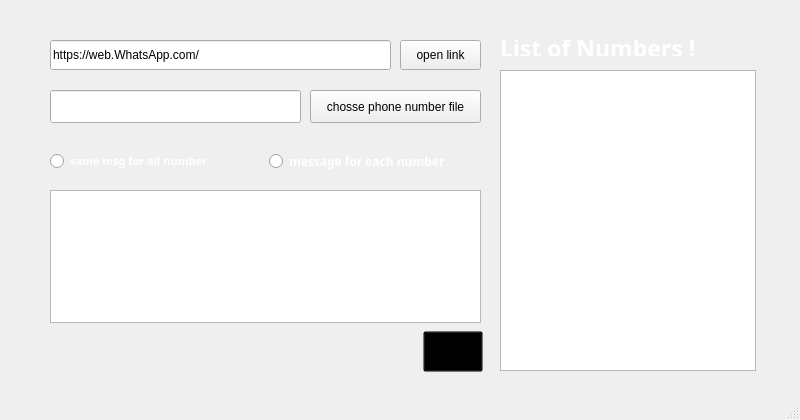
<?xml version="1.0" encoding="UTF-8"?>
<ui version="4.0">
 <class>MainWindow</class>
 <widget class="QMainWindow" name="MainWindow">
  <property name="geometry">
   <rect>
    <x>0</x>
    <y>0</y>
    <width>800</width>
    <height>420</height>
   </rect>
  </property>
  <property name="minimumSize">
   <size>
    <width>800</width>
    <height>420</height>
   </size>
  </property>
  <property name="maximumSize">
   <size>
    <width>800</width>
    <height>400</height>
   </size>
  </property>
  <property name="windowTitle">
   <string>Whatsapp-Sender</string>
  </property>
  <property name="windowIcon">
   <iconset>
    <normaloff>icons8_whatsapp_96px.png</normaloff>icons8_whatsapp_96px.png</iconset>
  </property>
  <property name="autoFillBackground">
   <bool>false</bool>
  </property>
  <property name="animated">
   <bool>false</bool>
  </property>
  <property name="documentMode">
   <bool>false</bool>
  </property>
  <property name="dockNestingEnabled">
   <bool>false</bool>
  </property>
  <property name="dockOptions">
   <set>QMainWindow::AllowTabbedDocks</set>
  </property>
  <widget class="QWidget" name="centralwidget">
   <property name="autoFillBackground">
    <bool>false</bool>
   </property>
   <widget class="QRadioButton" name="radio2">
    <property name="geometry">
     <rect>
      <x>269</x>
      <y>150</y>
      <width>221</width>
      <height>22</height>
     </rect>
    </property>
    <property name="font">
     <font>
      <family>MS Reference Sans Serif</family>
      <weight>75</weight>
      <bold>true</bold>
     </font>
    </property>
    <property name="styleSheet">
     <string notr="true">color:white</string>
    </property>
    <property name="text">
     <string>message for each number</string>
    </property>
   </widget>
   <widget class="QRadioButton" name="radio1">
    <property name="geometry">
     <rect>
      <x>50</x>
      <y>150</y>
      <width>221</width>
      <height>22</height>
     </rect>
    </property>
    <property name="font">
     <font>
      <family>MS Reference Sans Serif</family>
      <pointsize>8</pointsize>
      <weight>75</weight>
      <bold>true</bold>
     </font>
    </property>
    <property name="styleSheet">
     <string notr="true">color:white</string>
    </property>
    <property name="text">
     <string>same msg for all number</string>
    </property>
    <property name="checkable">
     <bool>true</bool>
    </property>
    <property name="checked">
     <bool>false</bool>
    </property>
   </widget>
   <widget class="QPlainTextEdit" name="msgarea">
    <property name="geometry">
     <rect>
      <x>50</x>
      <y>190</y>
      <width>431</width>
      <height>133</height>
     </rect>
    </property>
   </widget>
   <widget class="QPushButton" name="browse">
    <property name="geometry">
     <rect>
      <x>310</x>
      <y>90</y>
      <width>171</width>
      <height>33</height>
     </rect>
    </property>
    <property name="text">
     <string>chosse phone number file</string>
    </property>
   </widget>
   <widget class="QLineEdit" name="saveLocation">
    <property name="geometry">
     <rect>
      <x>50</x>
      <y>90</y>
      <width>251</width>
      <height>33</height>
     </rect>
    </property>
   </widget>
   <widget class="QLineEdit" name="link">
    <property name="geometry">
     <rect>
      <x>50</x>
      <y>40</y>
      <width>341</width>
      <height>30</height>
     </rect>
    </property>
    <property name="text">
     <string>https://web.WhatsApp.com/</string>
    </property>
   </widget>
   <widget class="QPushButton" name="openlink">
    <property name="geometry">
     <rect>
      <x>400</x>
      <y>40</y>
      <width>81</width>
      <height>30</height>
     </rect>
    </property>
    <property name="text">
     <string>open link</string>
    </property>
   </widget>
   <widget class="QListWidget" name="phoneList">
    <property name="geometry">
     <rect>
      <x>500</x>
      <y>70</y>
      <width>256</width>
      <height>301</height>
     </rect>
    </property>
    <property name="autoFillBackground">
     <bool>false</bool>
    </property>
    <property name="frameShape">
     <enum>QFrame::StyledPanel</enum>
    </property>
    <property name="tabKeyNavigation">
     <bool>false</bool>
    </property>
    <property name="dragEnabled">
     <bool>false</bool>
    </property>
    <property name="dragDropOverwriteMode">
     <bool>true</bool>
    </property>
    <property name="alternatingRowColors">
     <bool>true</bool>
    </property>
    <property name="selectionMode">
     <enum>QAbstractItemView::SingleSelection</enum>
    </property>
    <property name="selectionBehavior">
     <enum>QAbstractItemView::SelectItems</enum>
    </property>
    <property name="textElideMode">
     <enum>Qt::ElideRight</enum>
    </property>
    <property name="verticalScrollMode">
     <enum>QAbstractItemView::ScrollPerItem</enum>
    </property>
    <property name="movement">
     <enum>QListView::Static</enum>
    </property>
    <property name="isWrapping" stdset="0">
     <bool>false</bool>
    </property>
    <property name="viewMode">
     <enum>QListView::ListMode</enum>
    </property>
    <property name="uniformItemSizes">
     <bool>false</bool>
    </property>
    <property name="wordWrap">
     <bool>false</bool>
    </property>
    <property name="selectionRectVisible">
     <bool>false</bool>
    </property>
    <property name="sortingEnabled">
     <bool>false</bool>
    </property>
   </widget>
   <widget class="QLabel" name="label_3">
    <property name="geometry">
     <rect>
      <x>-370</x>
      <y>-30</y>
      <width>1231</width>
      <height>461</height>
     </rect>
    </property>
    <property name="text">
     <string/>
    </property>
    <property name="pixmap">
     <pixmap>stars-pattern.png</pixmap>
    </property>
    <property name="scaledContents">
     <bool>false</bool>
    </property>
   </widget>
   <widget class="QPushButton" name="sendbutton">
    <property name="geometry">
     <rect>
      <x>423</x>
      <y>331</y>
      <width>60</width>
      <height>41</height>
     </rect>
    </property>
    <property name="cursor">
     <cursorShape>PointingHandCursor</cursorShape>
    </property>
    <property name="styleSheet">
     <string notr="true">background:transparent</string>
    </property>
    <property name="text">
     <string/>
    </property>
    <property name="icon">
     <iconset>
      <normaloff>icons8_letter_64px.png</normaloff>icons8_letter_64px.png</iconset>
    </property>
    <property name="iconSize">
     <size>
      <width>96</width>
      <height>103</height>
     </size>
    </property>
   </widget>
   <widget class="QLabel" name="label">
    <property name="geometry">
     <rect>
      <x>500</x>
      <y>40</y>
      <width>211</width>
      <height>16</height>
     </rect>
    </property>
    <property name="font">
     <font>
      <family>Gabriola</family>
      <pointsize>17</pointsize>
      <weight>75</weight>
      <bold>true</bold>
      <underline>true</underline>
     </font>
    </property>
    <property name="styleSheet">
     <string notr="true">color:white</string>
    </property>
    <property name="text">
     <string>List of Numbers !</string>
    </property>
   </widget>
   <zorder>label_3</zorder>
   <zorder>radio2</zorder>
   <zorder>radio1</zorder>
   <zorder>msgarea</zorder>
   <zorder>browse</zorder>
   <zorder>saveLocation</zorder>
   <zorder>link</zorder>
   <zorder>openlink</zorder>
   <zorder>phoneList</zorder>
   <zorder>sendbutton</zorder>
   <zorder>label</zorder>
  </widget>
  <widget class="QStatusBar" name="statusbar"/>
 </widget>
 <resources/>
 <connections/>
</ui>
